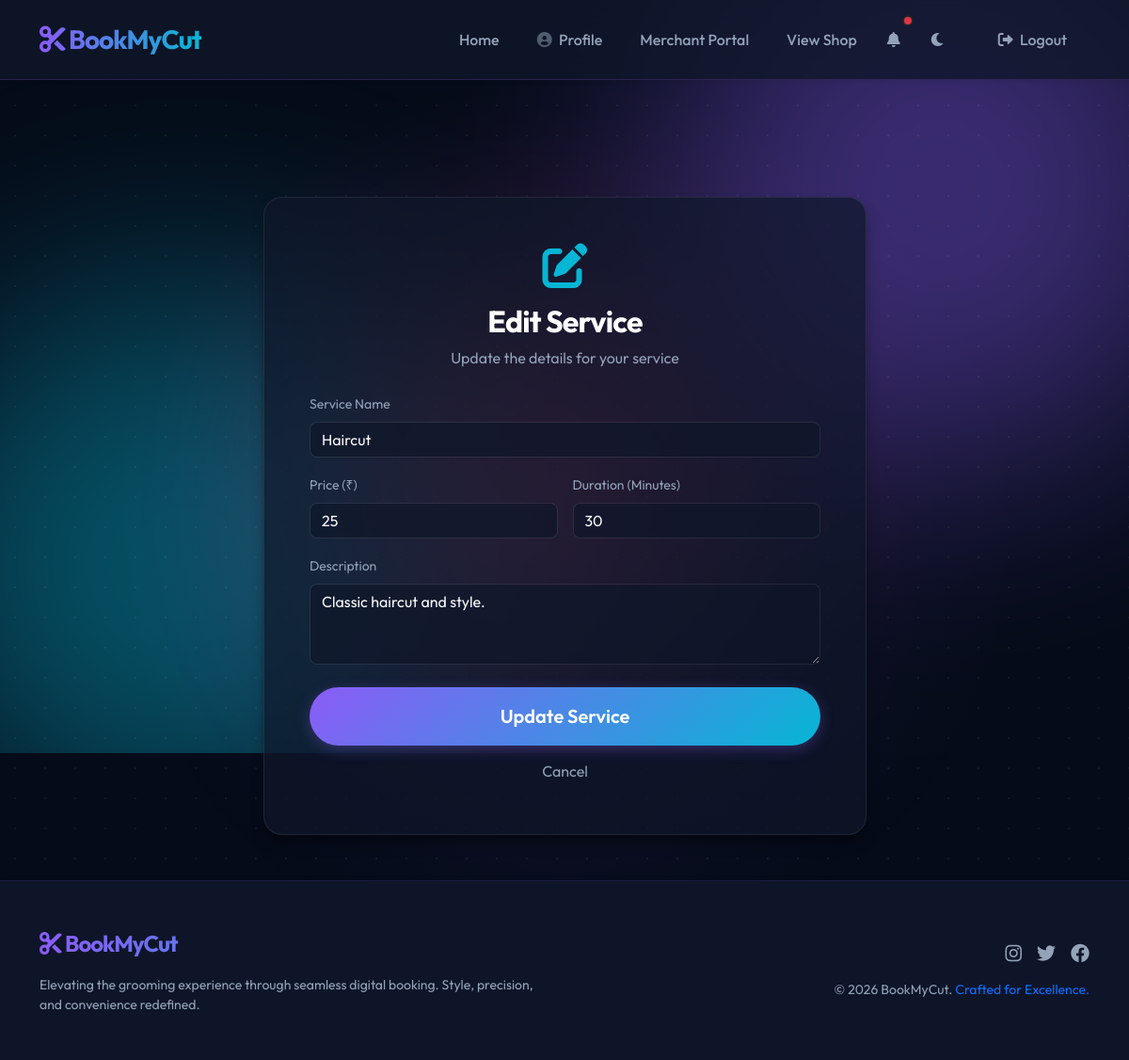
Screenshot of /owner/edit_service/1 (signed in) with the database file from the repository.
### tables this page shows
CREATE TABLE services (
    id INTEGER PRIMARY KEY AUTOINCREMENT,
    shop_id INTEGER NOT NULL,
    name VARCHAR(100) NOT NULL,
    description TEXT,
    price DECIMAL(10, 2) NOT NULL,
    duration_minutes INTEGER NOT NULL,
    FOREIGN KEY (shop_id) REFERENCES shops(id) ON DELETE CASCADE
);

### app.py (the view, shortened to what this page needs)
@app.route('/owner/edit_service/<int:service_id>', methods=['GET', 'POST'])
def edit_service(service_id):
    if not is_logged_in() or not is_owner():
        return redirect(url_for('login'))
    cursor = get_db_cursor()
    cursor.execute('''
        SELECT s.*, sh.owner_id
        FROM services s
        JOIN shops sh ON s.shop_id = sh.id
        WHERE s.id = ? AND sh.owner_id = ?
    ''', (service_id, session['id']))
    service = cursor.fetchone()
    if not service:
        flash('Service not found or unauthorized access!', 'danger')
        return redirect(url_for('owner_dashboard'))
    return render_template('edit_service.html', service=service)

### app.py (called while the page is built)
def get_db_cursor():
    return db.connection.cursor()

def is_logged_in():
    return 'loggedin' in session

def is_owner():
    return 'role' in session and session['role'] == 'shop_owner'

@app.context_processor
def inject_shop_status():
    unread_count = 0
    if is_logged_in():
        from flask import g
        cursor = get_db_cursor()
        cursor.execute("SELECT COUNT(*) as count FROM notifications WHERE user_id = ? AND is_read = FALSE", (session['id'],))
        res = cursor.fetchone()
        unread_count = res['count'] if res else 0
    if is_logged_in() and is_owner():
        cursor = get_db_cursor()
        cursor.execute('SELECT id FROM shops WHERE owner_id = ?', (session['id'],))
        shop = cursor.fetchone()
        return {'owner_has_shop': shop is not None, 'owner_shop_id': shop['id'] if shop else None, 'unread_notifications': unread_count}
    return {'owner_has_shop': False, 'owner_shop_id': None, 'unread_notifications': unread_count}

    @property
    def connection(self):
        if 'db_conn' not in g:
            g.db_conn = sqlite3.connect(self.db_path)
            g.db_conn.row_factory = sqlite3.Row
            g.db_conn.execute("PRAGMA foreign_keys = ON")
        return g.db_conn

### templates/edit_service.html (shortened to what this page needs)
{% extends 'base.html' %}
{% block content %}
<div class="row justify-content-center fade-in">
    <div class="col-md-8 col-lg-7">
        <div class="glass-card p-4 p-md-5 scale-in">
            <div class="text-center mb-4">
                <i class="fas fa-edit fa-3x mb-3" style="color: var(--secondary-color);"></i>
                <h2 class="fw-bold text-white">Edit Service</h2>
                <p class="text-muted">Update the details for your service</p>
            </div>
            <form action="{{ url_for('edit_service', service_id=service.id) }}" method="post">
                <div class="mb-3">
                    <label for="name" class="form-label text-muted small">Service Name</label>
                    <input type="text" class="form-control bg-dark border-secondary border-opacity-25 text-white"
                        id="name" name="name" value="{{ service.name }}" maxlength="100" required>
                </div>
                <div class="row g-3 mb-3">
                    <div class="col-md-6">
                        <label for="price" class="form-label text-muted small">Price (₹)</label>
                        <input type="number" step="0.01" min="1"
                            class="form-control bg-dark border-secondary border-opacity-25 text-white" id="price"
                            name="price" value="{{ service.price }}" required>
                    </div>
                    <div class="col-md-6">
                        <label for="duration" class="form-label text-muted small">Duration (Minutes)</label>
                        <input type="number" min="1"
                            class="form-control bg-dark border-secondary border-opacity-25 text-white" id="duration"
                            name="duration" value="{{ service.duration_minutes }}" required>
                    </div>
                </div>
                <div class="mb-4">
                    <label for="description" class="form-label text-muted small">Description</label>
                    <textarea class="form-control bg-dark border-secondary border-opacity-25 text-white"
                        id="description" name="description" rows="3" maxlength="500"
                        placeholder="A brief description of this service...">{{ service.description }}</textarea>
                </div>
                <div class="d-grid gap-2">
                    <button type="submit" class="btn btn-primary btn-lg rounded-pill py-3">Update Service</button>
                    <a href="{{ url_for('owner_dashboard') }}"
                        class="btn btn-link text-muted text-decoration-none">Cancel</a>
                </div>
            </form>
        </div>
    </div>
</div>
{% endblock %}

### static/css/style.css (style rules this page uses)
:root { --bg-color: #050b18; --surface-color: #0f172a; --primary-color: #8b5cf6; --primary-glow: rgba(139, 92, 246, 0.5); --secondary-color: #06b6d4; --secondary-glow: rgba(6, 182, 212, 0.5); --accent-color: #f43f5e; --text-color: #f8fafc; --text-muted: #94a3b8; --glass-bg: rgba(15, 23, 42, 0.7); --glass-border: rgba(255, 255, 255, 0.08); --shadow-sm: 0 1px 2px 0 rgba(0, 0, 0, 0.05); --shadow-md: 0 4px 6px -1px rgba(0, 0, 0, 0.1), 0 2px 4px -1px rgba(0, 0, 0, 0.06); --shadow-lg: 0 10px 15px -3px rgba(0, 0, 0, 0.4), 0 4px 6px -2px rgba(0, 0, 0, 0.2); --shadow-xl: 0 20px 25px -5px rgba(0, 0, 0, 0.5), 0 10px 10px -5px rgba(0, 0, 0, 0.3); --nav-bg: rgba(15, 23, 42, 0.8); --footer-bg: rgba(15, 23, 42, 0.95); --card-hover-bg: linear-gradient(145deg, rgba(139, 92, 246, 0.1), rgba(6, 182, 212, 0.05)); --transition-speed: 0.3s; --slot-grid-bg: rgba(0, 0, 0, 0.3); --slot-btn-border: rgba(255, 255, 255, 0.1); --hero-title-gradient: linear-gradient(135deg, #ffffff 0%, #cbd5e1 100%); --hero-text-clr: rgba(248, 250, 252, 0.85); --hero-border-clr: rgba(255, 255, 255, 0.12); --hero-glow-opacity: 0.3; --aurora-1: #8b5cf6; --aurora-2: #06b6d4; --aurora-3: #f43f5e; --aurora-4: #6366f1; --dot-color: rgba(255, 255, 255, 0.05); --card-sub-bg: rgba(255, 255, 255, 0.03); --inner-border: rgba(255, 255, 255, 0.1); }
body { font-family: 'Outfit', sans-serif; background-color: var(--bg-color); color: var(--text-color); display: flex; flex-direction: column; min-height: 100vh; overflow-x: hidden; position: relative; transition: background-color var(--transition-speed), color var(--transition-speed); }
.glass-card { background: var(--glass-bg); backdrop-filter: blur(16px) saturate(180%); -webkit-backdrop-filter: blur(16px) saturate(180%); border: 1px solid var(--glass-border); border-radius: 20px; box-shadow: var(--shadow-lg); transition: all 0.5s cubic-bezier(0.23, 1, 0.32, 1); position: relative; overflow: hidden; }
.text-muted { color: var(--text-muted) !important; }
.btn-primary { background: linear-gradient(135deg, var(--primary-color), var(--secondary-color)); border: none; color: white; font-weight: 600; padding: 0.6rem 1.5rem; border-radius: 10px; box-shadow: 0 4px 15px rgba(139, 92, 246, 0.3); transition: all 0.4s cubic-bezier(0.175, 0.885, 0.32, 1.275); }
.btn-primary { position: relative; overflow: hidden; }
h1, h2, h3, h4, h5, h6 { font-weight: 700; letter-spacing: -0.025em; }
.form-control, .form-select, .input-group-text { background-color: var(--glass-bg) !important; border: 1px solid var(--glass-border) !important; color: var(--text-color) !important; border-radius: 8px; }
.fade-in { animation: slideUp 0.8s cubic-bezier(0.2, 0.8, 0.2, 1) forwards; }
.scale-in { animation: scaleIn 0.5s cubic-bezier(0.175, 0.885, 0.32, 1.275) forwards; }
.btn-primary { background: linear-gradient(135deg, var(--primary-color), var(--secondary-color)); border: none; box-shadow: 0 4px 15px rgba(139, 92, 246, 0.3); color: white; font-weight: 600; padding: 0.6rem 1.5rem; border-radius: 10px; transition: all 0.4s cubic-bezier(0.175, 0.885, 0.32, 1.275); }

### rows the page displays
services: name "Haircut", price "25", duration "30", description "Classic haircut and style."
